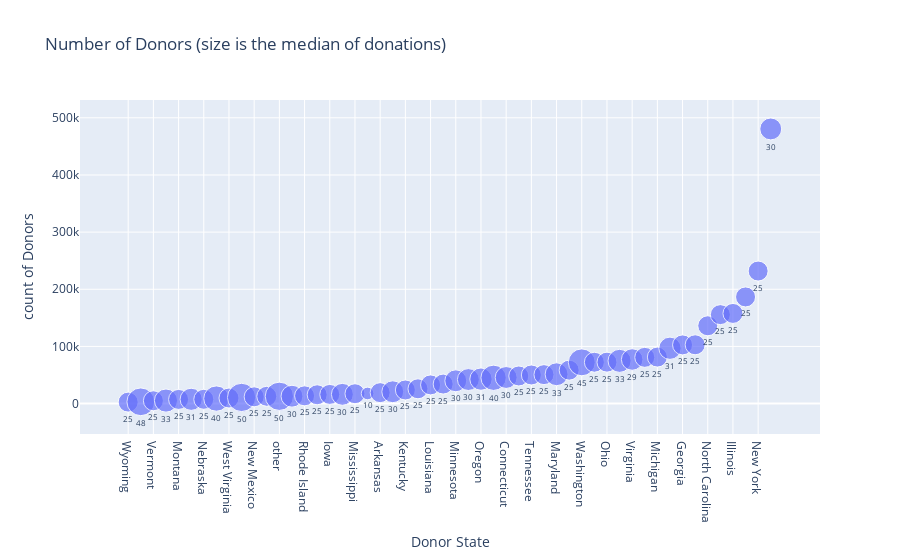

Notebook cell for this chart:
### Code cell
df_exp = merge_3[['Donor State', 'Donation Amount', 'Donor ID']].groupby('Donor State').agg({'Donor ID': 'count',
                                                                                        'Donation Amount': 'median'}).sort_values(by='Donor ID')

fig = px.scatter(x = df_exp.index,
             y = df_exp['Donor ID'],
             size = df_exp['Donation Amount'],
             labels=dict(x="Donor State", y="count of Donors"),
             title='Number of Donors (size is the median of donations)',
             text = df_exp['Donation Amount'], )

fig.update_traces(texttemplate='%{text:.2s}', textposition='bottom center', textfont_size=8)
fig.update_layout(uniformtext_minsize=8, uniformtext_mode='hide')
fig.show()

### Figure 1 — Plotly figure (JSON) as saved in the notebook; plotly's stock layout.template omitted (floating-point values rounded to 4 significant figures)
{"data": [{"hovertemplate": "Donor State=%{x}<br>count of Donors=%{y}<br>size=%{marker.size}<br>text=%{text}<extra></extra>", "legendgroup": "", "marker": {"color": "#636efa", "size": [25, 48, 25, 33.45, 25, 30.68, 25, 40, 25, 50, 25, 25, 50, 30, 25, 25, 25, 30, 25, 10, 25, 30, 25, 25, 25, 25, 30, 30, 31.16, 40, 30, 25, 25, 25, 32.66, 25, 45.26, 25, 25, 33.24, 29, 25, 25, 31, 25, 25, 25, 25, 25, 25, 25, 30], "sizemode": "area", "sizeref": 0.125, "symbol": "circle"}, "mode": "markers+text", "name": "", "orientation": "v", "showlegend": false, "text": [25, 48, 25, 33.45, 25, 30.68, 25, 40, 25, 50, 25, 25, 50, 30, 25, 25, 25, 30, 25, 10, 25, 30, 25, 25, 25, 25, 30, 30, 31.16, 40, 30, 25, 25, 25, 32.66, 25, 45.26, 25, 25, 33.24, 29, 25, 25, 31, 25, 25, 25, 25, 25, 25, 25, 30], "textfont": {"size": 8}, "textposition": "bottom center", "texttemplate": "%{text:.2s}", "type": "scatter", "x": ["Wyoming", "North Dakota", "Vermont", "South Dakota", "Montana", "Alaska", "Nebraska", "District of Columbia", "West Virginia", "Hawaii", "New Mexico", "Delaware", "other", "New Hampshire", "Rhode Island", "Maine", "Iowa", "Kansas", "Mississippi", "Idaho", "Arkansas", "Nevada", "Kentucky", "Utah", "Louisiana", "Alabama", "Minnesota", "Oklahoma", "Oregon", "Colorado", "Connecticut", "Wisconsin", "Tennessee", "Arizona", "Maryland", "Missouri", "Washington", "South Carolina", "Ohio", "New Jersey", "Virginia", "Indiana", "Michigan", "Massachusetts", "Georgia", "Pennsylvania", "North Carolina", "Florida", "Illinois", "Texas", "New York", "California"], "xaxis": "x", "y": [2562, 3104, 4918, 5269, 7286, 7467, 7467, 8784, 9690, 10774, 11829, 12741, 12763, 12925, 13558, 15401, 16035, 16170, 17248, 17704, 19133, 20702, 23782, 25869, 32679, 34137, 39856, 42073, 42794, 45121, 45649, 48295, 50052, 50661, 51334, 58486, 72156, 72343, 72495, 74765, 77116, 80887, 81339, 96789, 102694, 102870, 136132, 155628, 157738, 186585, 231888, 480521], "yaxis": "y"}], "layout": {"legend": {"itemsizing": "constant", "tracegroupgap": 0}, "title": {"text": "Number of Donors (size is the median of donations)"}, "uniformtext": {"minsize": 8, "mode": "hide"}, "xaxis": {"anchor": "y", "domain": [0, 1], "title": {"text": "Donor State"}}, "yaxis": {"anchor": "x", "domain": [0, 1], "title": {"text": "count of Donors"}}}}
